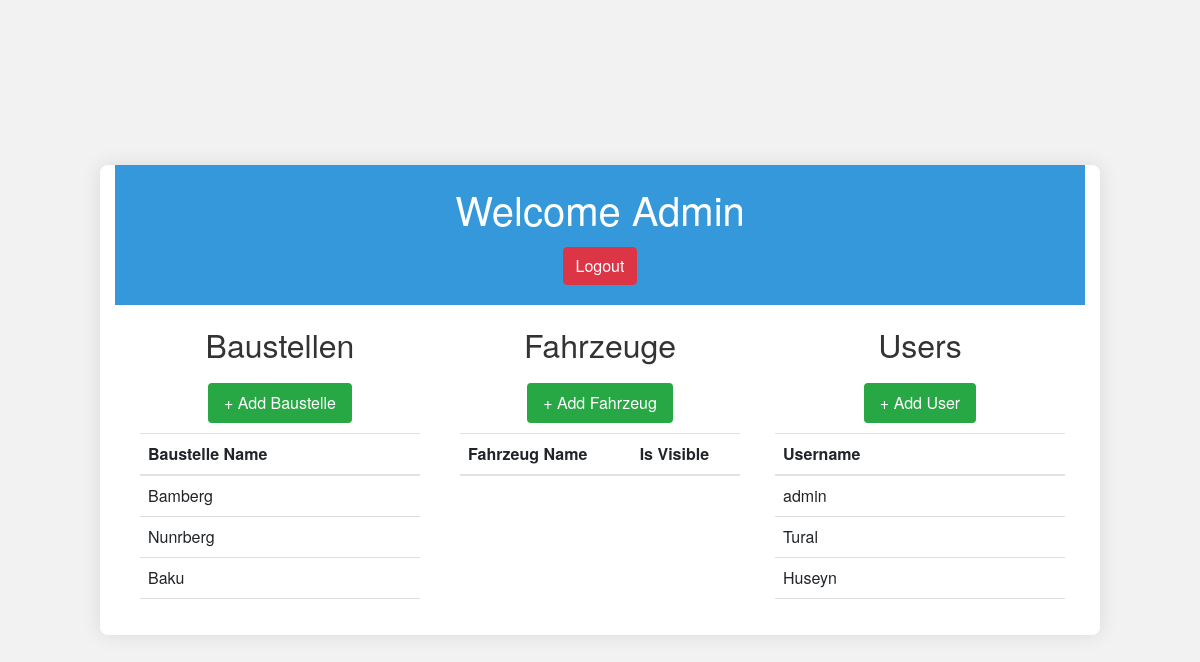
/adminView/ (signed in), run on the app's committed database.
### myapp/models.py (models this page shows)
class newBaustelle(models.Model):
    baustelleName=models.CharField(max_length=30)
    def __str__(self):
        return self.baustelleName

class CustomUser(AbstractUser):
    age = models.IntegerField(null=True, blank=True)
    address = models.CharField(max_length=255, null=True, blank=True)
    pruefer = models.BooleanField(default=False)

### myapp/views.py (the view)
# urls.py: path('adminView/', views.adminView, name='admin_view'),
@login_required(login_url="/")
def adminView(request):
    baustellen_list = newBaustelle.objects.all()
    fahrzeugen_list = newFahrzeug.objects.all()  # Initially, no Fahrzeuge displayed
    user_list = CustomUser.objects.all()
    if request.method == 'POST':
        if 'baustelleName' in request.POST:
            baustelle_form = NewBaustelleForm(request.POST)
            if baustelle_form.is_valid():
                baustelle_form.save()
        elif 'fahrzeugName' in request.POST:
            fahrzeug_form = NewFahrzeugForm(request.POST)
            if fahrzeug_form.is_valid():
                hubzug = newHubzug()
                hubzugProtocol1 = ProtocolHubzugLiftingHost()
                hubzugProtocol1.save()
                hubzug.protocol1 = hubzugProtocol1
                hubzugProtocol2 = ProtocolHubzugLaufSeiltrommel()
                hubzugProtocol2.save()
                hubzug.protocol2 = hubzugProtocol2
                hubzugProtocol3 = ProtocolHubzugMassSeiltrommel()
                hubzugProtocol3.save()
                hubzug.protocol3 = hubzugProtocol3
                hubzug.save()
                fahrzeug_form = fahrzeug_form.save(commit=False)
                fahrzeug_form.hubzug = hubzug
                fahrzeug_form.save()
        elif 'username' in request.POST:
            username = request.POST.get('username')
            password = request.POST.get('password')
            first_name = request.POST.get('first_name')
            last_name = request.POST.get('last_name')
            email = request.POST.get('email')
            adresse = request.POST.get('adresse')
            pruefer = request.POST.get('pruefer')
            new_user = CustomUser(username=username)
            new_user.set_password(password)
            new_user.first_name = first_name
            new_user.last_name = last_name
            new_user.email = email
            new_user.address = adresse
            new_user.pruefer = pruefer
            new_user.save()
        return redirect('/adminView/')
    else:
        baustelle_form = NewBaustelleForm()
        fahrzeug_form = NewFahrzeugForm()
    context = {
        'baustellen_list': baustellen_list,
        'fahrzeug_list': fahrzeugen_list,
        'user_list': user_list,
        'baustelle_form': baustelle_form,
        'fahrzeug_form': fahrzeug_form
    }
    return render(request, "adminView.html", context)

### templates/adminView.html (shortened to what this page needs)
<!DOCTYPE html>
{% load static %}
<html lang="en">
<head>
    <link href="https://stackpath.bootstrapcdn.com/bootstrap/4.3.1/css/bootstrap.min.css" rel="stylesheet">
    <link rel="stylesheet" href="{% static 'myapp/adminView.css' %}">
</head>
<body>
    <div class="container-fluid">
        <header class="header">
            <h1>Welcome Admin</h1>
            <form action="{% url 'logout' %}" method="post" style="margin: 0;">
                <button type="submit" class="btn btn-danger">Logout</button>
            </form>
        </header>
        <div class="row">
            <div class="col-md-4 baustellen-panel">
                <h2>Baustellen</h2>
                <button class="btn btn-primary add-btn" data-toggle="modal" data-target="#addBaustelleModal">+ Add Baustelle</button>
                <table class="table">
                    <thead>
                        <tr>
                            <th>Baustelle Name</th>
                        </tr>
                    </thead>
                    <tbody>
                        {% for baustelle in baustellen_list %}
                        <tr data-baustelle-id="{{ baustelle.id }}" onclick="selectBaustelle(this, {{ baustelle.id }})">
                            <td>{{ baustelle.baustelleName }}</td>
                        </tr>
                        {% empty %}
                        <tr>
                            <td>No Baustellen found.</td>
                        </tr>
                        {% endfor %}
                    </tbody>
                </table>
            </div>
            <div class="col-md-4 fahrzeuge-panel">
                <h2>Fahrzeuge</h2>
                <button class="btn btn-primary add-btn" id="addFahrzeugBtn" data-toggle="modal" data-target="#addFahrzeugModal">+ Add Fahrzeug</button>
                <table class="table" id="fahrzeugTable">
                    <thead>
                        <tr>
                            <th>Fahrzeug Name</th>
                            <th>Is Visible</th>
                        </tr>
                    </thead>
                </table>
            </div>
            <div class="col-md-4 user-panel">
                <h2>Users</h2>
                <button class="btn btn-primary add-btn" data-toggle="modal" data-target="#addUserModal">+ Add User</button>
                <table class="table">
                    <thead>
                        <tr>
                            <th>Username</th>
                        </tr>
                    </thead>
                    <tbody>
                        {% for user in user_list %}
                        <tr>
                            <td>{{ user.username }}</td>
                        </tr>
                        {% empty %}
                        <tr>
                            <td>No Users found.</td>
                        </tr>
                        {% endfor %}
                    </tbody>
                </table>
            </div>
        </div>
    </div>
</body>
</html>

### myapp/static/myapp/adminView.css (style rules this page uses)
* { box-sizing: border-box; }
body, html { width: 100%; height: 100%; margin: 0; padding: 0; display: flex; align-items: center; justify-content: center; background: #f2f2f2; font-family: 'Helvetica Neue', Helvetica, Arial, sans-serif; }
.container-fluid { box-shadow: 0 0 20px rgba(0,0,0,0.1); background: #fff; border-radius: 8px; overflow: hidden; width: 90%; max-width: 1000px; }
.header { background-color: #3498db; color: white; padding: 20px; font-size: 28px; text-align: center; font-family: 'Helvetica Neue', Helvetica, Arial, sans-serif; font-weight: bold; }
.row { display: flex; justify-content: space-between; padding: 20px; }
.baustellen-panel, .fahrzeuge-panel { flex: 1; margin: 0 5px; }
h2 { color: #333; margin-bottom: 20px; text-align: center; }
.table { width: 100%; border-collapse: collapse; margin-top: 10px; }
.table th, .table td { text-align: left; padding: 8px; border-bottom: 1px solid #ddd; }
.add-btn { background-color: #28a745; color: white; border: none; padding: 8px 16px; font-size: 16px; cursor: pointer; border-radius: 4px; display: block; margin: 10px auto; text-align: center; }

### data on the page
newBaustelle: baustelleName "Bamberg"
newBaustelle: baustelleName "Nunrberg"
newBaustelle: baustelleName "Baku"
CustomUser: username "admin"
CustomUser: username "Tural"
CustomUser: username "Huseyn"
